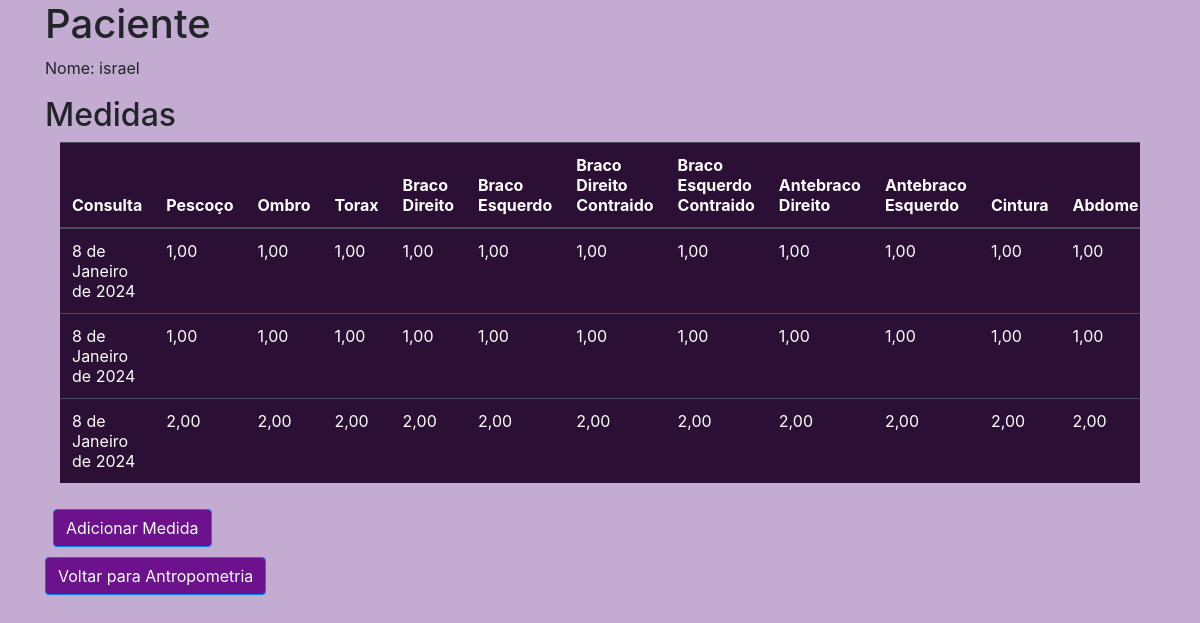
The page /circuferencias/1 on the database as committed earlier.
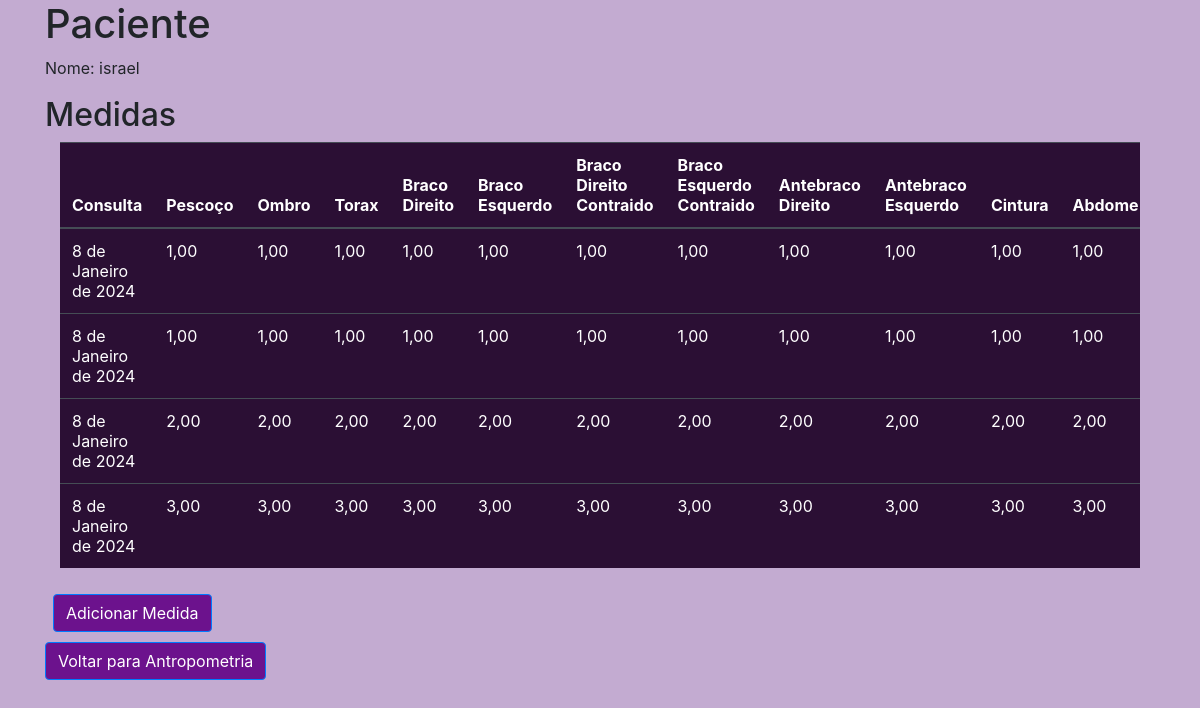
The same page on the database as committed later.
### plano/models.py (models this page shows, shortened)
class Base(models.Model):
    criado = models.DateField('Criação', auto_now_add=True)
    modificado = models.DateField('Atualização', auto_now=True)
    ativo = models.BooleanField('Ativo?', default=True )
    class Meta:
        abstract = True

class Circuferencias(Base):
    nome = models.ForeignKey(Paciente, on_delete=models.CASCADE)
    pescoco = models.DecimalField('Pescoço', max_digits=15, decimal_places=2)
    ombro = models.DecimalField('Ombro', max_digits=15, decimal_places=2)
    torax = models.DecimalField('Torax', max_digits=15, decimal_places=2)
    bracodireito = models.DecimalField('Braçodireito', max_digits=15, decimal_places=2)
    bracoesquerdo = models.DecimalField('Braçoesquerdo', max_digits=15, decimal_places=2)
    bracodireitocontraido = models.DecimalField('Braçodireitocontraido', max_digits=15, decimal_places=2)
    bracoesquerdocontraido = models.DecimalField('Braçoesquerdocontraido', max_digits=15, decimal_places=2)
    antebracodireito = models.DecimalField('Antebraçodireito', max_digits=15, decimal_places=2)
    antebracoesquerdo = models.DecimalField('Antebraçoesquerdo', max_digits=15, decimal_places=2)
    cintura = models.DecimalField('Cintura', max_digits=15, decimal_places=2)
    abdome = models.DecimalField('Abdome', max_digits=15, decimal_places=2)
    quadril = models.DecimalField('Quadril', max_digits=15, decimal_places=2)
    coxadistaldireita = models.DecimalField('Coxadistaldireita', max_digits=15, decimal_places=2)
    coxadistalesquerda = models.DecimalField('Coxadistalesquerda ', max_digits=15, decimal_places=2)
    coxamedialdireita = models.DecimalField('Coxamedialdireita', max_digits=15, decimal_places=2)
    coxamedialesquerda = models.DecimalField('Coxamedialesquerda', max_digits=15, decimal_places=2)
    coxaproximaldireita = models.DecimalField('Coxaproximaldireita', max_digits=15, decimal_places=2)
    coxaproximalesquerda = models.DecimalField('Coxaproximalesquerda', max_digits=15, decimal_places=2)
    panturrilhadireita = models.DecimalField('Panturrilhadireita', max_digits=15, decimal_places=2)
    panturrilhaesquerda = models.DecimalField('Panturrilhaesquerda', max_digits=15, decimal_places=2)
    classificacao = models.CharField('Classificação', max_length=20)

### plano/views.py (the view)
# urls.py: path('circuferencias/<int:pk>', circuferencias, name='circuferencias'),
def circuferencias(request, pk):
    paciente = Paciente.objects.get(id=pk)
    circuferencias = Circuferencias.objects.filter(nome=paciente)
    context = {
        'paciente': paciente,
        'circuferencias': circuferencias
    }
    return render(request, 'circuferencias.html', context)

### plano/templates/circuferencias.html (shortened to what this page needs)
{% load static %}
<html lang="pt-br">
<head>
    <link rel="stylesheet" href="https://maxcdn.bootstrapcdn.com/bootstrap/4.5.2/css/bootstrap.min.css">
    <link rel="stylesheet" href="{% static 'css/style.css' %}">
</head>
<body>
    <div class="container">
        <h1>Paciente</h1>
        <p>Nome: {{ paciente.nome }}</p>
        <h2>Medidas</h2>
        <div class="container">
            <div class="table-responsive">
                <table class="table table-dark">
                    <thead class="flex-column">
                        <tr>
                            <th scope="col">Consulta</th>
                            <th scope="col">Pescoço</th>
                            <th scope="col">Ombro</th>
                            <th scope="col">Torax</th>
                            <th scope="col">Braco Direito</th>
                            <th scope="col">Braco Esquerdo</th>
                            <th scope="col">Braco Direito Contraido</th>
                            <th scope="col">Braco Esquerdo Contraido</th>
                            <th scope="col">Antebraco Direito</th>
                            <th scope="col">Antebraco Esquerdo</th>
                            <th scope="col">Cintura</th>
                            <th scope="col">Abdome</th>
                        </tr>
                    </thead>
                    <tbody>
                        {% for p in circuferencias %}
                            <tr>
                                <td scope="row">{{ p.criado  }}</td>
                                <td scope="row">{{ p.pescoco  }}</td>
                                <td scope="row">{{ p.ombro }}</a></td>
                                <td scope="row">{{ p.torax  }}</td>
                                <td scope="row">{{ p.bracodireito  }}</td>
                                <td scope="row">{{ p.bracoesquerdo }}</td>
                                <td scope="row">{{ p.bracodireitocontraido }}</td>
                                <td scope="row">{{ p.bracoesquerdocontraido }}</td>
                                <td scope="row">{{ p.antebracodireito }}</td>
                                <td scope="row">{{ p.antebracoesquerdo }}</td>
                                <td scope="row">{{ p.cintura }}</td>
                                <td scope="row">{{ p.abdome }}</td>
                            </tr>
                        {% endfor %}
                    </tbody>
                </table>
            </div>
        </div>
        <div class="d-flex">
            <button type="button" class="btn btn-primary ml-2" data-toggle="modal" data-target="#modalMedida">Adicionar Medida</button>
        </div>
        <div class="d-flex">
            <a href="{% url 'antropometria' paciente.id %}" class="btn btn-primary">Voltar para Antropometria </a>
        </div>
    </div>
    {% include 'fazercircuferencia.html' %}
</body>
</html>

Rows that differ between the two databases and show on the page:
added Circuferencias: criado "8 de Janeiro de 2024", pescoco "3,00", ombro "3,00", torax "3,00", bracodireito "3,00", bracoesquerdo "3,00", bracodireitocontraido "3,00", bracoesquerdocontraido "3,00", antebracodireito "3,00", antebracoesquerdo "3,00", cintura "3,00", abdome "3,00"
